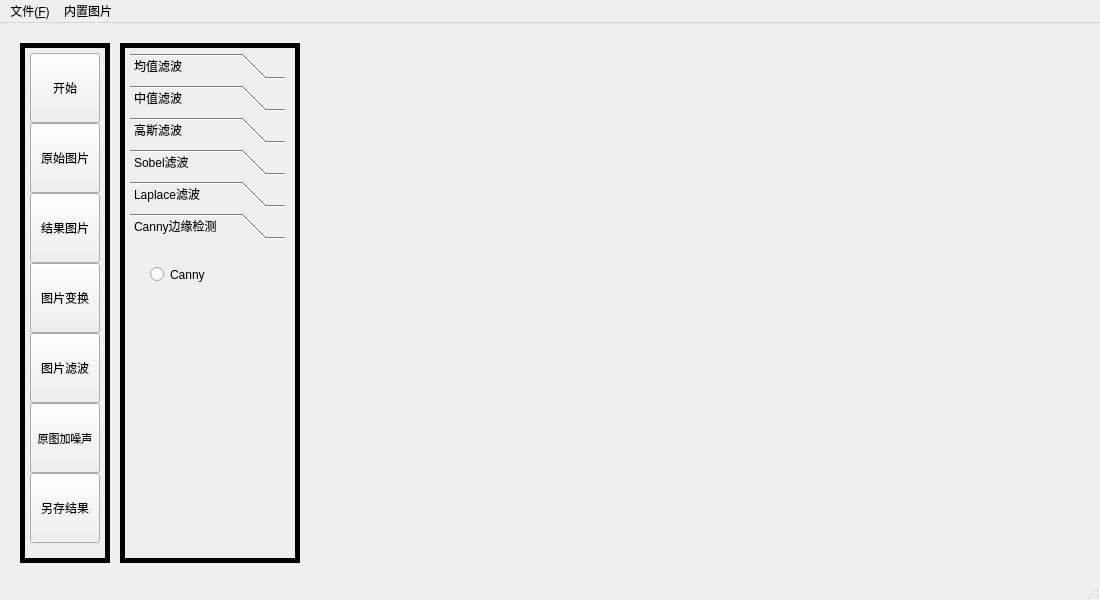
<?xml version="1.0" encoding="UTF-8"?>
<ui version="4.0">
 <class>MainWindow</class>
 <widget class="QMainWindow" name="MainWindow">
  <property name="geometry">
   <rect>
    <x>0</x>
    <y>0</y>
    <width>1100</width>
    <height>600</height>
   </rect>
  </property>
  <property name="maximumSize">
   <size>
    <width>1100</width>
    <height>600</height>
   </size>
  </property>
  <property name="windowTitle">
   <string>MainWindow</string>
  </property>
  <widget class="QWidget" name="centralwidget">
   <widget class="QFrame" name="frame">
    <property name="geometry">
     <rect>
      <x>20</x>
      <y>20</y>
      <width>90</width>
      <height>520</height>
     </rect>
    </property>
    <property name="maximumSize">
     <size>
      <width>90</width>
      <height>520</height>
     </size>
    </property>
    <property name="frameShape">
     <enum>QFrame::Box</enum>
    </property>
    <property name="frameShadow">
     <enum>QFrame::Plain</enum>
    </property>
    <property name="lineWidth">
     <number>5</number>
    </property>
    <widget class="QPushButton" name="start">
     <property name="geometry">
      <rect>
       <x>10</x>
       <y>10</y>
       <width>70</width>
       <height>70</height>
      </rect>
     </property>
     <property name="maximumSize">
      <size>
       <width>70</width>
       <height>70</height>
      </size>
     </property>
     <property name="text">
      <string>开始</string>
     </property>
    </widget>
    <widget class="QPushButton" name="image_raw">
     <property name="geometry">
      <rect>
       <x>10</x>
       <y>80</y>
       <width>70</width>
       <height>70</height>
      </rect>
     </property>
     <property name="maximumSize">
      <size>
       <width>70</width>
       <height>70</height>
      </size>
     </property>
     <property name="text">
      <string>原始图片</string>
     </property>
    </widget>
    <widget class="QPushButton" name="image_result">
     <property name="geometry">
      <rect>
       <x>10</x>
       <y>150</y>
       <width>70</width>
       <height>70</height>
      </rect>
     </property>
     <property name="maximumSize">
      <size>
       <width>70</width>
       <height>70</height>
      </size>
     </property>
     <property name="text">
      <string>结果图片</string>
     </property>
    </widget>
    <widget class="QPushButton" name="image_trans">
     <property name="geometry">
      <rect>
       <x>10</x>
       <y>220</y>
       <width>70</width>
       <height>70</height>
      </rect>
     </property>
     <property name="maximumSize">
      <size>
       <width>70</width>
       <height>70</height>
      </size>
     </property>
     <property name="text">
      <string>图片变换</string>
     </property>
    </widget>
    <widget class="QPushButton" name="image_filter">
     <property name="geometry">
      <rect>
       <x>10</x>
       <y>290</y>
       <width>70</width>
       <height>70</height>
      </rect>
     </property>
     <property name="maximumSize">
      <size>
       <width>70</width>
       <height>70</height>
      </size>
     </property>
     <property name="text">
      <string>图片滤波</string>
     </property>
    </widget>
    <widget class="QPushButton" name="noise">
     <property name="geometry">
      <rect>
       <x>10</x>
       <y>360</y>
       <width>70</width>
       <height>70</height>
      </rect>
     </property>
     <property name="maximumSize">
      <size>
       <width>70</width>
       <height>70</height>
      </size>
     </property>
     <property name="font">
      <font>
       <pointsize>8</pointsize>
      </font>
     </property>
     <property name="text">
      <string>原图加噪声</string>
     </property>
    </widget>
    <widget class="QPushButton" name="save_result">
     <property name="geometry">
      <rect>
       <x>10</x>
       <y>430</y>
       <width>70</width>
       <height>70</height>
      </rect>
     </property>
     <property name="maximumSize">
      <size>
       <width>70</width>
       <height>70</height>
      </size>
     </property>
     <property name="text">
      <string>另存结果</string>
     </property>
    </widget>
   </widget>
   <widget class="QStackedWidget" name="stackedWidget">
    <property name="geometry">
     <rect>
      <x>320</x>
      <y>20</y>
      <width>750</width>
      <height>520</height>
     </rect>
    </property>
    <property name="maximumSize">
     <size>
      <width>750</width>
      <height>520</height>
     </size>
    </property>
    <property name="currentIndex">
     <number>2</number>
    </property>
    <widget class="QWidget" name="START">
     <widget class="QLabel" name="label_3">
      <property name="geometry">
       <rect>
        <x>0</x>
        <y>0</y>
        <width>840</width>
        <height>520</height>
       </rect>
      </property>
      <property name="styleSheet">
       <string notr="true">border-image: url(:/new/prefix1/start.jpg);</string>
      </property>
      <property name="text">
       <string/>
      </property>
     </widget>
    </widget>
    <widget class="QWidget" name="IMAGE_RAW">
     <widget class="QLabel" name="label_2">
      <property name="geometry">
       <rect>
        <x>0</x>
        <y>0</y>
        <width>840</width>
        <height>520</height>
       </rect>
      </property>
      <property name="text">
       <string/>
      </property>
     </widget>
    </widget>
    <widget class="QWidget" name="IMAGE_RESULT">
     <widget class="QLabel" name="label">
      <property name="geometry">
       <rect>
        <x>0</x>
        <y>0</y>
        <width>840</width>
        <height>520</height>
       </rect>
      </property>
      <property name="text">
       <string/>
      </property>
     </widget>
    </widget>
   </widget>
   <widget class="QFrame" name="frame_2">
    <property name="geometry">
     <rect>
      <x>120</x>
      <y>20</y>
      <width>180</width>
      <height>520</height>
     </rect>
    </property>
    <property name="maximumSize">
     <size>
      <width>180</width>
      <height>520</height>
     </size>
    </property>
    <property name="frameShape">
     <enum>QFrame::Box</enum>
    </property>
    <property name="frameShadow">
     <enum>QFrame::Plain</enum>
    </property>
    <property name="lineWidth">
     <number>5</number>
    </property>
    <widget class="QStackedWidget" name="stackedWidget_2">
     <property name="geometry">
      <rect>
       <x>10</x>
       <y>10</y>
       <width>155</width>
       <height>500</height>
      </rect>
     </property>
     <property name="maximumSize">
      <size>
       <width>155</width>
       <height>500</height>
      </size>
     </property>
     <property name="currentIndex">
      <number>1</number>
     </property>
     <widget class="QWidget" name="page">
      <widget class="QToolBox" name="toolBox">
       <property name="geometry">
        <rect>
         <x>0</x>
         <y>0</y>
         <width>155</width>
         <height>500</height>
        </rect>
       </property>
       <property name="currentIndex">
        <number>7</number>
       </property>
       <widget class="QWidget" name="RGB2">
        <property name="geometry">
         <rect>
          <x>0</x>
          <y>0</y>
          <width>155</width>
          <height>292</height>
         </rect>
        </property>
        <attribute name="label">
         <string>转换为其他格式</string>
        </attribute>
        <widget class="QRadioButton" name="gray">
         <property name="geometry">
          <rect>
           <x>10</x>
           <y>20</y>
           <width>115</width>
           <height>19</height>
          </rect>
         </property>
         <property name="text">
          <string>RGB2GRAY</string>
         </property>
        </widget>
        <widget class="QRadioButton" name="hsv">
         <property name="geometry">
          <rect>
           <x>10</x>
           <y>50</y>
           <width>115</width>
           <height>19</height>
          </rect>
         </property>
         <property name="text">
          <string>RGB2HSV</string>
         </property>
        </widget>
       </widget>
       <widget class="QWidget" name="MIRROR">
        <property name="geometry">
         <rect>
          <x>0</x>
          <y>0</y>
          <width>155</width>
          <height>292</height>
         </rect>
        </property>
        <attribute name="label">
         <string>镜像</string>
        </attribute>
        <widget class="QRadioButton" name="horizon">
         <property name="geometry">
          <rect>
           <x>10</x>
           <y>20</y>
           <width>141</width>
           <height>19</height>
          </rect>
         </property>
         <property name="text">
          <string>Horizontal</string>
         </property>
        </widget>
        <widget class="QRadioButton" name="vertical">
         <property name="geometry">
          <rect>
           <x>10</x>
           <y>50</y>
           <width>115</width>
           <height>19</height>
          </rect>
         </property>
         <property name="text">
          <string>Vertical</string>
         </property>
        </widget>
       </widget>
       <widget class="QWidget" name="ROTATE">
        <property name="geometry">
         <rect>
          <x>0</x>
          <y>0</y>
          <width>155</width>
          <height>292</height>
         </rect>
        </property>
        <attribute name="label">
         <string>旋转</string>
        </attribute>
        <widget class="QSlider" name="rotate_slider">
         <property name="geometry">
          <rect>
           <x>0</x>
           <y>20</y>
           <width>160</width>
           <height>22</height>
          </rect>
         </property>
         <property name="orientation">
          <enum>Qt::Horizontal</enum>
         </property>
        </widget>
       </widget>
       <widget class="QWidget" name="Segmentation">
        <property name="geometry">
         <rect>
          <x>0</x>
          <y>0</y>
          <width>155</width>
          <height>292</height>
         </rect>
        </property>
        <attribute name="label">
         <string>阈值分割</string>
        </attribute>
        <widget class="QRadioButton" name="default_segmentation">
         <property name="geometry">
          <rect>
           <x>10</x>
           <y>20</y>
           <width>115</width>
           <height>19</height>
          </rect>
         </property>
         <property name="text">
          <string>默认</string>
         </property>
        </widget>
        <widget class="QRadioButton" name="dajin">
         <property name="geometry">
          <rect>
           <x>10</x>
           <y>80</y>
           <width>115</width>
           <height>19</height>
          </rect>
         </property>
         <property name="text">
          <string>大津</string>
         </property>
        </widget>
        <widget class="QRadioButton" name="color_segmentation">
         <property name="geometry">
          <rect>
           <x>10</x>
           <y>50</y>
           <width>115</width>
           <height>19</height>
          </rect>
         </property>
         <property name="text">
          <string>彩色阈值分割</string>
         </property>
        </widget>
       </widget>
       <widget class="QWidget" name="Reverse">
        <property name="geometry">
         <rect>
          <x>0</x>
          <y>0</y>
          <width>155</width>
          <height>292</height>
         </rect>
        </property>
        <attribute name="label">
         <string>反向</string>
        </attribute>
        <widget class="QRadioButton" name="reverse_2">
         <property name="geometry">
          <rect>
           <x>20</x>
           <y>20</y>
           <width>115</width>
           <height>19</height>
          </rect>
         </property>
         <property name="text">
          <string>彩色图</string>
         </property>
        </widget>
        <widget class="QRadioButton" name="reverse_gray">
         <property name="geometry">
          <rect>
           <x>20</x>
           <y>50</y>
           <width>115</width>
           <height>19</height>
          </rect>
         </property>
         <property name="text">
          <string>灰度图</string>
         </property>
        </widget>
       </widget>
       <widget class="QWidget" name="Erosion">
        <property name="geometry">
         <rect>
          <x>0</x>
          <y>0</y>
          <width>155</width>
          <height>292</height>
         </rect>
        </property>
        <attribute name="label">
         <string>腐蚀膨胀</string>
        </attribute>
        <widget class="QRadioButton" name="Erosion_2">
         <property name="geometry">
          <rect>
           <x>20</x>
           <y>20</y>
           <width>115</width>
           <height>19</height>
          </rect>
         </property>
         <property name="text">
          <string>腐蚀</string>
         </property>
        </widget>
        <widget class="QRadioButton" name="Dilation_2">
         <property name="geometry">
          <rect>
           <x>20</x>
           <y>50</y>
           <width>115</width>
           <height>19</height>
          </rect>
         </property>
         <property name="text">
          <string>膨胀</string>
         </property>
        </widget>
        <widget class="QRadioButton" name="open">
         <property name="geometry">
          <rect>
           <x>20</x>
           <y>80</y>
           <width>115</width>
           <height>19</height>
          </rect>
         </property>
         <property name="text">
          <string>开运算</string>
         </property>
        </widget>
        <widget class="QRadioButton" name="close">
         <property name="geometry">
          <rect>
           <x>20</x>
           <y>110</y>
           <width>115</width>
           <height>19</height>
          </rect>
         </property>
         <property name="text">
          <string>闭运算</string>
         </property>
        </widget>
       </widget>
       <widget class="QWidget" name="Histogram">
        <property name="geometry">
         <rect>
          <x>0</x>
          <y>0</y>
          <width>155</width>
          <height>292</height>
         </rect>
        </property>
        <attribute name="label">
         <string>直方图均衡</string>
        </attribute>
        <widget class="QRadioButton" name="histograam">
         <property name="geometry">
          <rect>
           <x>20</x>
           <y>20</y>
           <width>115</width>
           <height>19</height>
          </rect>
         </property>
         <property name="text">
          <string>灰度</string>
         </property>
        </widget>
        <widget class="QRadioButton" name="hist_color">
         <property name="geometry">
          <rect>
           <x>20</x>
           <y>50</y>
           <width>115</width>
           <height>19</height>
          </rect>
         </property>
         <property name="text">
          <string>彩色</string>
         </property>
        </widget>
       </widget>
       <widget class="QWidget" name="biggerandsmaller">
        <property name="geometry">
         <rect>
          <x>0</x>
          <y>0</y>
          <width>155</width>
          <height>292</height>
         </rect>
        </property>
        <attribute name="label">
         <string>图片缩放</string>
        </attribute>
        <widget class="QSlider" name="horizontalSlider">
         <property name="geometry">
          <rect>
           <x>10</x>
           <y>20</y>
           <width>131</width>
           <height>16</height>
          </rect>
         </property>
         <property name="orientation">
          <enum>Qt::Horizontal</enum>
         </property>
        </widget>
       </widget>
      </widget>
     </widget>
     <widget class="QWidget" name="page_2">
      <widget class="QToolBox" name="toolBox_2">
       <property name="geometry">
        <rect>
         <x>0</x>
         <y>0</y>
         <width>155</width>
         <height>500</height>
        </rect>
       </property>
       <property name="currentIndex">
        <number>5</number>
       </property>
       <widget class="QWidget" name="mean">
        <property name="geometry">
         <rect>
          <x>0</x>
          <y>0</y>
          <width>155</width>
          <height>344</height>
         </rect>
        </property>
        <attribute name="label">
         <string>均值滤波</string>
        </attribute>
        <widget class="QRadioButton" name="mean_3">
         <property name="geometry">
          <rect>
           <x>20</x>
           <y>20</y>
           <width>115</width>
           <height>19</height>
          </rect>
         </property>
         <property name="text">
          <string>卷积核3</string>
         </property>
        </widget>
        <widget class="QRadioButton" name="mean_5">
         <property name="geometry">
          <rect>
           <x>20</x>
           <y>50</y>
           <width>115</width>
           <height>19</height>
          </rect>
         </property>
         <property name="text">
          <string>卷积核5</string>
         </property>
        </widget>
        <widget class="QRadioButton" name="mean_7">
         <property name="geometry">
          <rect>
           <x>20</x>
           <y>80</y>
           <width>115</width>
           <height>19</height>
          </rect>
         </property>
         <property name="text">
          <string>卷积核7</string>
         </property>
        </widget>
       </widget>
       <widget class="QWidget" name="medium">
        <property name="geometry">
         <rect>
          <x>0</x>
          <y>0</y>
          <width>155</width>
          <height>344</height>
         </rect>
        </property>
        <attribute name="label">
         <string>中值滤波</string>
        </attribute>
        <widget class="QRadioButton" name="mean_9">
         <property name="geometry">
          <rect>
           <x>20</x>
           <y>20</y>
           <width>115</width>
           <height>19</height>
          </rect>
         </property>
         <property name="text">
          <string>卷积核3</string>
         </property>
        </widget>
        <widget class="QRadioButton" name="mean_10">
         <property name="geometry">
          <rect>
           <x>20</x>
           <y>50</y>
           <width>115</width>
           <height>19</height>
          </rect>
         </property>
         <property name="text">
          <string>卷积核5</string>
         </property>
        </widget>
        <widget class="QRadioButton" name="mean_11">
         <property name="geometry">
          <rect>
           <x>20</x>
           <y>80</y>
           <width>115</width>
           <height>19</height>
          </rect>
         </property>
         <property name="text">
          <string>卷积核7</string>
         </property>
        </widget>
       </widget>
       <widget class="QWidget" name="Gaussian">
        <property name="geometry">
         <rect>
          <x>0</x>
          <y>0</y>
          <width>155</width>
          <height>344</height>
         </rect>
        </property>
        <attribute name="label">
         <string>高斯滤波</string>
        </attribute>
        <widget class="QRadioButton" name="mean_12">
         <property name="geometry">
          <rect>
           <x>20</x>
           <y>20</y>
           <width>115</width>
           <height>19</height>
          </rect>
         </property>
         <property name="text">
          <string>卷积核3</string>
         </property>
        </widget>
        <widget class="QRadioButton" name="mean_13">
         <property name="geometry">
          <rect>
           <x>20</x>
           <y>50</y>
           <width>115</width>
           <height>19</height>
          </rect>
         </property>
         <property name="text">
          <string>卷积核5</string>
         </property>
        </widget>
       </widget>
       <widget class="QWidget" name="sobel">
        <property name="geometry">
         <rect>
          <x>0</x>
          <y>0</y>
          <width>155</width>
          <height>344</height>
         </rect>
        </property>
        <attribute name="label">
         <string>Sobel滤波</string>
        </attribute>
        <widget class="QRadioButton" name="mean_15">
         <property name="geometry">
          <rect>
           <x>20</x>
           <y>20</y>
           <width>115</width>
           <height>19</height>
          </rect>
         </property>
         <property name="text">
          <string>X方向(竖直)</string>
         </property>
        </widget>
        <widget class="QRadioButton" name="mean_16">
         <property name="geometry">
          <rect>
           <x>20</x>
           <y>50</y>
           <width>115</width>
           <height>19</height>
          </rect>
         </property>
         <property name="text">
          <string>Y方向(水平)</string>
         </property>
        </widget>
        <widget class="QRadioButton" name="abs">
         <property name="geometry">
          <rect>
           <x>20</x>
           <y>80</y>
           <width>115</width>
           <height>19</height>
          </rect>
         </property>
         <property name="text">
          <string>绝对值</string>
         </property>
        </widget>
       </widget>
       <widget class="QWidget" name="laplace">
        <property name="geometry">
         <rect>
          <x>0</x>
          <y>0</y>
          <width>155</width>
          <height>344</height>
         </rect>
        </property>
        <attribute name="label">
         <string>Laplace滤波</string>
        </attribute>
        <widget class="QRadioButton" name="mean_18">
         <property name="geometry">
          <rect>
           <x>10</x>
           <y>20</y>
           <width>115</width>
           <height>19</height>
          </rect>
         </property>
         <property name="text">
          <string>Laplace</string>
         </property>
        </widget>
        <widget class="QRadioButton" name="reduce_laplace">
         <property name="geometry">
          <rect>
           <x>10</x>
           <y>50</y>
           <width>115</width>
           <height>20</height>
          </rect>
         </property>
         <property name="font">
          <font>
           <pointsize>9</pointsize>
          </font>
         </property>
         <property name="text">
          <string>锐化</string>
         </property>
        </widget>
        <widget class="QRadioButton" name="radioButton">
         <property name="geometry">
          <rect>
           <x>10</x>
           <y>80</y>
           <width>151</width>
           <height>20</height>
          </rect>
         </property>
         <property name="text">
          <string>Laplace边缘检测</string>
         </property>
        </widget>
       </widget>
       <widget class="QWidget" name="canny">
        <property name="geometry">
         <rect>
          <x>0</x>
          <y>0</y>
          <width>155</width>
          <height>344</height>
         </rect>
        </property>
        <attribute name="label">
         <string>Canny边缘检测</string>
        </attribute>
        <widget class="QRadioButton" name="radioButton_2">
         <property name="geometry">
          <rect>
           <x>20</x>
           <y>20</y>
           <width>115</width>
           <height>19</height>
          </rect>
         </property>
         <property name="text">
          <string>Canny</string>
         </property>
        </widget>
       </widget>
      </widget>
     </widget>
    </widget>
   </widget>
  </widget>
  <widget class="QMenuBar" name="menubar">
   <property name="geometry">
    <rect>
     <x>0</x>
     <y>0</y>
     <width>1100</width>
     <height>26</height>
    </rect>
   </property>
   <widget class="QMenu" name="menu_F">
    <property name="title">
     <string>文件(&amp;F)</string>
    </property>
    <addaction name="action_O"/>
   </widget>
   <widget class="QMenu" name="menu">
    <property name="title">
     <string>内置图片</string>
    </property>
    <addaction name="action1"/>
    <addaction name="action2"/>
    <addaction name="action3"/>
    <addaction name="action4"/>
    <addaction name="action5"/>
    <addaction name="action6"/>
    <addaction name="action7"/>
    <addaction name="action8"/>
    <addaction name="action9"/>
    <addaction name="action10"/>
    <addaction name="actionstart"/>
   </widget>
   <addaction name="menu_F"/>
   <addaction name="menu"/>
  </widget>
  <widget class="QStatusBar" name="statusbar"/>
  <action name="action_O">
   <property name="icon">
    <iconset>
     <normaloff>../MYOPENCVSOFTWARE/tubiao/folder-close.png</normaloff>../MYOPENCVSOFTWARE/tubiao/folder-close.png</iconset>
   </property>
   <property name="text">
    <string>打开(&amp;O)</string>
   </property>
  </action>
  <action name="action_N">
   <property name="icon">
    <iconset>
     <normaloff>../MYOPENCVSOFTWARE/tubiao/add-bold.png</normaloff>../MYOPENCVSOFTWARE/tubiao/add-bold.png</iconset>
   </property>
   <property name="text">
    <string>新建(&amp;N)</string>
   </property>
  </action>
  <action name="action_S">
   <property name="icon">
    <iconset>
     <normaloff>../MYOPENCVSOFTWARE/tubiao/save.png</normaloff>../MYOPENCVSOFTWARE/tubiao/save.png</iconset>
   </property>
   <property name="text">
    <string>保存(&amp;Ctrl+S)</string>
   </property>
  </action>
  <action name="action_shift_s">
   <property name="text">
    <string>另存为(&amp;Shift+S)</string>
   </property>
  </action>
  <action name="action1">
   <property name="text">
    <string>1</string>
   </property>
  </action>
  <action name="action2">
   <property name="text">
    <string>2</string>
   </property>
  </action>
  <action name="action3">
   <property name="text">
    <string>3</string>
   </property>
  </action>
  <action name="action4">
   <property name="text">
    <string>4</string>
   </property>
  </action>
  <action name="action5">
   <property name="text">
    <string>5</string>
   </property>
  </action>
  <action name="action6">
   <property name="text">
    <string>6</string>
   </property>
  </action>
  <action name="action7">
   <property name="text">
    <string>7</string>
   </property>
  </action>
  <action name="action8">
   <property name="text">
    <string>8</string>
   </property>
  </action>
  <action name="action9">
   <property name="text">
    <string>9</string>
   </property>
  </action>
  <action name="action10">
   <property name="text">
    <string>10</string>
   </property>
  </action>
  <action name="actionstart">
   <property name="text">
    <string>start</string>
   </property>
  </action>
 </widget>
 <resources/>
 <connections/>
</ui>
